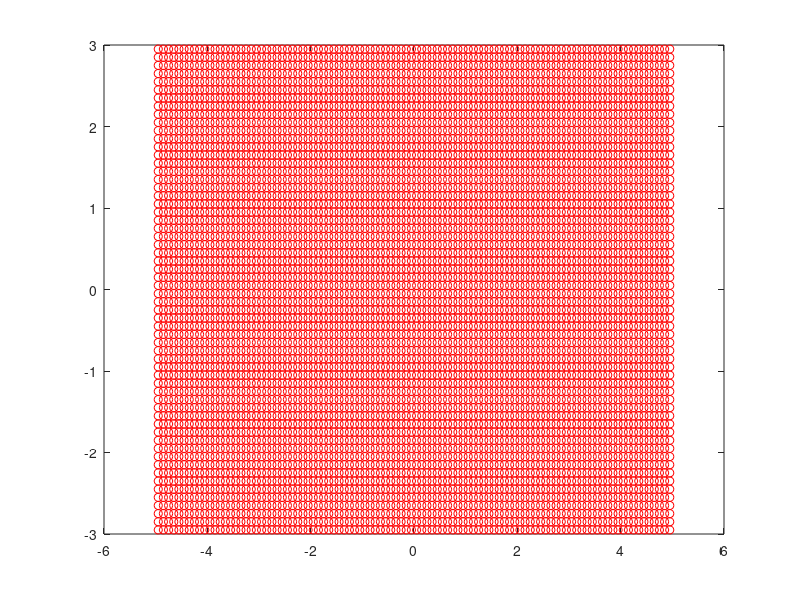

Write the MATLAB code that produced this figure. (Note: this script raises an error after producing the figure.)
% WGgen : generateur d'une grille reguliere de type 
% differences/volumes finis
% Auteurs JC Toussaint & L Bastard - BE EM

% dependance : fonction inpoly
% Auteur : Darren Engwirda
%
% Bibliographie :
% Stern Progress in Electromagnetics Research (1995), 
% PIER 10, 123-186
% Finite Difference Analysis of Planar Optical Waveguides
%

function g=WGgen
clc
clear all
close all

h=0.1;
g=uniform_grid(-5.0, 5.0, -3.0, 3.0, h, h);
g.lambda=1.;

% coordonnees des sommets du polygone
% decrivant une portion du guide

%On génere un guide de 2 rubans separés par une couche
%       x   y

ruban1 = [
        +0.8  +0.5;
        -0.2  +0.5;
        -0.2  +0;
        -3  +0;
        -3  -0.5;
        +3  -0.5;
        +3  +0;
        +0.8  +0;
        ];

substrat1 = [
        -3  -0.5;
        -3  -2;
        +3  -2;
        +3  -0.5;
        ];
    
substrat2 = [
        -3  +1;
        -3  +1.5;
        +3  +1.5;
        +3  +1;
        ];
    
 cladding1 = [
         +0.8  +0.5;
        -0.2  +0.5;
        -0.2  +0;
        -3  +0;
        -3  +1;
        +3  +1;
        +3  +0;
        +0.8  +0;
        ];

ruban2 = [
        -0.8  +2.5;
        -0.8  +2;
        -3  +2;
        -3  +1.5;
        +3  1.5;
        +3  +2;
        +0.2  +2;
        +0.2  2.5;
        ];        
    

cladding2 = [
        -0.8  +2.5;
        -0.8  +2;
        -3  +2;
        -3  +2.8;
        +3  2.8;
        +3  +2;
        +0.2  +2;
        +0.2  2.5;
        ];        
 

indice=3.5;
g=insert(g, ruban1, indice);
g=insert(g, substrat1, 1.3);
g=insert(g, cladding1,2);
g=insert(g, substrat2, 1.3);
g=insert(g, ruban2, indice);
g=insert(g, cladding2,2);




end

function g=uniform_grid(xmin, xmax, ymin, ymax, hx, hy)
% generation d'un reseau orthorhombique de noeuds
% chacun place au centre d'une maille rectangulaire
% de cote g.dx=hx et g.dy=hy
% g.Nx noeuds selon Ox
% g.Ny noeuds selon Oy
% g.indice(ix, iy) indice de refraction au noeud
% de coordonnees entieres (ix, iy) initialise a 1

lx=xmin+hx/2:hx:xmax-hx/2;
ly=ymin+hy/2:hy:ymax-hy/2;

[g.x,g.y] = meshgrid(lx, ly);
g.x=transpose(g.x);
g.y=transpose(g.y);

g.p     = [g.x(:),g.y(:)];
[g.Nx, g.Ny]=size(g.x);

g.reg =zeros(g.Nx, g.Ny);
g.indice =ones(g.Nx, g.Ny);
size(g.indice)

g.N=g.Nx*g.Ny;
g.nrg=0;
g.dx=hx;
g.dy=hy;
figure(1)
plot(g.p(:, 1), g.p(:, 2), 'ro');
hold on
end

function g=insert(g, node, indice)
% insertion d'un polygone decrivant une portion 
% de guide en 2D.
% node   : tableau 2D des coordonnees des sommets du polygone
% indice : valeur de l'indice de refraction du materiau
% associe au polygone.

figure(1)
tic, [in,bnd] = inpoly(g.p,node); t1 = toc;
if find(bnd==1)
    warning('nodes on boundaries detected')
end;
g.nrg=g.nrg+1;
lst_in=find(in==1);
g.reg(lst_in)=g.nrg;
g.indice(lst_in)=indice;
plot(g.p(in,1),g.p(in,2),'bo',g.p(bnd,1),g.p(bnd,2),'go')
hold on
title('Inside (blue), outside (red) & boundary (green)')

% Plot geometry
nn    = size(node,1);
cnect = [(1:nn-1)',(2:nn)'; nn,1];
patch('faces',cnect,'vertices',node,'facecolor','none',...
   'edgecolor','k'), axis equal 
drawnow()
end
